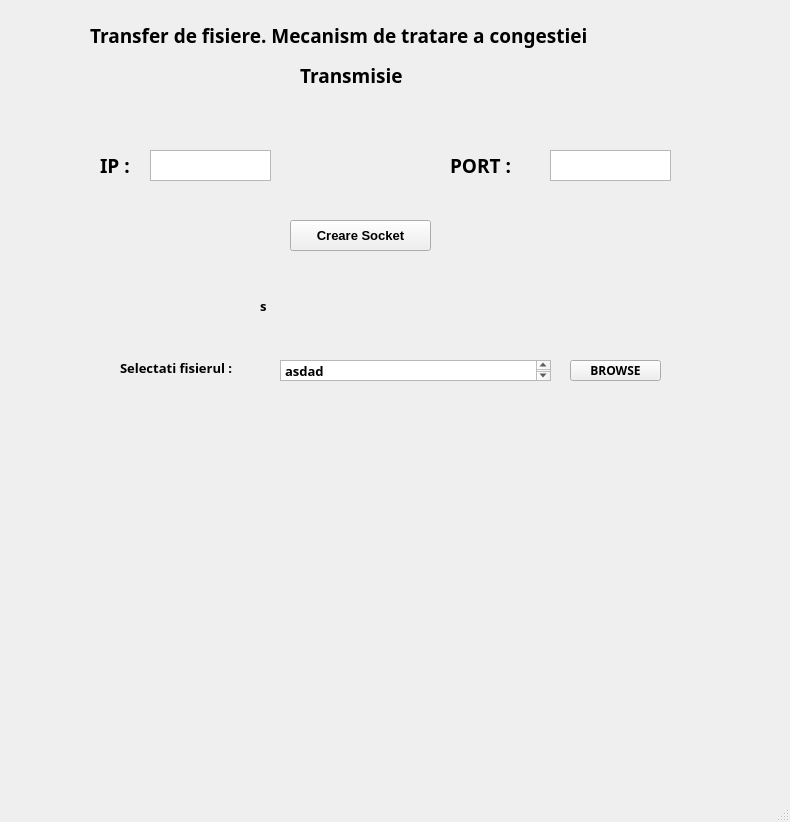
<?xml version="1.0" encoding="UTF-8"?>
<ui version="4.0">
 <class>MainWindow</class>
 <widget class="QMainWindow" name="MainWindow">
  <property name="geometry">
   <rect>
    <x>0</x>
    <y>0</y>
    <width>790</width>
    <height>822</height>
   </rect>
  </property>
  <property name="windowTitle">
   <string>MainWindow</string>
  </property>
  <widget class="QWidget" name="centralwidget">
   <widget class="QLabel" name="label">
    <property name="geometry">
     <rect>
      <x>90</x>
      <y>20</y>
      <width>621</width>
      <height>31</height>
     </rect>
    </property>
    <property name="font">
     <font>
      <family>Segoe UI Black</family>
      <pointsize>14</pointsize>
      <weight>75</weight>
      <bold>true</bold>
     </font>
    </property>
    <property name="text">
     <string>Transfer de fisiere. Mecanism de tratare a congestiei</string>
    </property>
   </widget>
   <widget class="QLabel" name="label_2">
    <property name="geometry">
     <rect>
      <x>300</x>
      <y>60</y>
      <width>621</width>
      <height>31</height>
     </rect>
    </property>
    <property name="font">
     <font>
      <family>Segoe UI Black</family>
      <pointsize>14</pointsize>
      <weight>75</weight>
      <bold>true</bold>
     </font>
    </property>
    <property name="text">
     <string>Transmisie</string>
    </property>
   </widget>
   <widget class="QLabel" name="label_3">
    <property name="geometry">
     <rect>
      <x>100</x>
      <y>150</y>
      <width>71</width>
      <height>31</height>
     </rect>
    </property>
    <property name="font">
     <font>
      <family>Segoe UI Black</family>
      <pointsize>14</pointsize>
      <weight>75</weight>
      <bold>true</bold>
     </font>
    </property>
    <property name="text">
     <string>IP :  </string>
    </property>
   </widget>
   <widget class="QLabel" name="label_4">
    <property name="geometry">
     <rect>
      <x>450</x>
      <y>150</y>
      <width>101</width>
      <height>31</height>
     </rect>
    </property>
    <property name="font">
     <font>
      <family>Segoe UI Black</family>
      <pointsize>14</pointsize>
      <weight>75</weight>
      <bold>true</bold>
     </font>
    </property>
    <property name="text">
     <string>PORT : </string>
    </property>
   </widget>
   <widget class="QTextEdit" name="textEdit">
    <property name="geometry">
     <rect>
      <x>150</x>
      <y>150</y>
      <width>121</width>
      <height>31</height>
     </rect>
    </property>
    <property name="html">
     <string>&lt;!DOCTYPE HTML PUBLIC &quot;-//W3C//DTD HTML 4.0//EN&quot; &quot;http://www.w3.org/TR/REC-html40/strict.dtd&quot;&gt;
&lt;html&gt;&lt;head&gt;&lt;meta name=&quot;qrichtext&quot; content=&quot;1&quot; /&gt;&lt;style type=&quot;text/css&quot;&gt;
p, li { white-space: pre-wrap; }
&lt;/style&gt;&lt;/head&gt;&lt;body style=&quot; font-family:'MS Shell Dlg 2'; font-size:7.8pt; font-weight:400; font-style:normal;&quot;&gt;
&lt;p style=&quot;-qt-paragraph-type:empty; margin-top:0px; margin-bottom:0px; margin-left:0px; margin-right:0px; -qt-block-indent:0; text-indent:0px;&quot;&gt;&lt;br /&gt;&lt;/p&gt;&lt;/body&gt;&lt;/html&gt;</string>
    </property>
   </widget>
   <widget class="QTextEdit" name="textEdit_2">
    <property name="geometry">
     <rect>
      <x>550</x>
      <y>150</y>
      <width>121</width>
      <height>31</height>
     </rect>
    </property>
   </widget>
   <widget class="QPushButton" name="pushButton">
    <property name="geometry">
     <rect>
      <x>290</x>
      <y>220</y>
      <width>141</width>
      <height>31</height>
     </rect>
    </property>
    <property name="font">
     <font>
      <family>Segoe UI</family>
      <pointsize>10</pointsize>
      <weight>75</weight>
      <bold>true</bold>
     </font>
    </property>
    <property name="text">
     <string>Creare Socket</string>
    </property>
   </widget>
   <widget class="QLabel" name="label_5">
    <property name="geometry">
     <rect>
      <x>260</x>
      <y>290</y>
      <width>271</width>
      <height>31</height>
     </rect>
    </property>
    <property name="font">
     <font>
      <family>Segoe UI Black</family>
      <pointsize>10</pointsize>
      <weight>75</weight>
      <bold>true</bold>
     </font>
    </property>
    <property name="text">
     <string>s</string>
    </property>
   </widget>
   <widget class="QLabel" name="label_6">
    <property name="geometry">
     <rect>
      <x>120</x>
      <y>360</y>
      <width>171</width>
      <height>16</height>
     </rect>
    </property>
    <property name="font">
     <font>
      <family>Segoe UI Black</family>
      <pointsize>10</pointsize>
      <weight>75</weight>
      <bold>true</bold>
     </font>
    </property>
    <property name="text">
     <string>Selectati fisierul :</string>
    </property>
   </widget>
   <widget class="QTextEdit" name="textEdit_3">
    <property name="geometry">
     <rect>
      <x>280</x>
      <y>360</y>
      <width>271</width>
      <height>21</height>
     </rect>
    </property>
    <property name="font">
     <font>
      <family>Segoe UI Black</family>
      <pointsize>10</pointsize>
      <weight>75</weight>
      <bold>true</bold>
     </font>
    </property>
    <property name="html">
     <string>&lt;!DOCTYPE HTML PUBLIC &quot;-//W3C//DTD HTML 4.0//EN&quot; &quot;http://www.w3.org/TR/REC-html40/strict.dtd&quot;&gt;
&lt;html&gt;&lt;head&gt;&lt;meta name=&quot;qrichtext&quot; content=&quot;1&quot; /&gt;&lt;style type=&quot;text/css&quot;&gt;
p, li { white-space: pre-wrap; }
&lt;/style&gt;&lt;/head&gt;&lt;body style=&quot; font-family:'Segoe UI Black'; font-size:10pt; font-weight:600; font-style:normal;&quot;&gt;
&lt;p style=&quot; margin-top:0px; margin-bottom:0px; margin-left:0px; margin-right:0px; -qt-block-indent:0; text-indent:0px;&quot;&gt;asdad&lt;/p&gt;&lt;/body&gt;&lt;/html&gt;</string>
    </property>
   </widget>
   <widget class="QPushButton" name="pushButton_2">
    <property name="geometry">
     <rect>
      <x>570</x>
      <y>360</y>
      <width>91</width>
      <height>21</height>
     </rect>
    </property>
    <property name="font">
     <font>
      <family>Segoe UI Black</family>
      <weight>75</weight>
      <bold>true</bold>
     </font>
    </property>
    <property name="text">
     <string>BROWSE</string>
    </property>
   </widget>
  </widget>
  <widget class="QMenuBar" name="menubar">
   <property name="geometry">
    <rect>
     <x>0</x>
     <y>0</y>
     <width>790</width>
     <height>26</height>
    </rect>
   </property>
  </widget>
  <widget class="QStatusBar" name="statusbar"/>
 </widget>
 <resources/>
 <connections/>
</ui>
